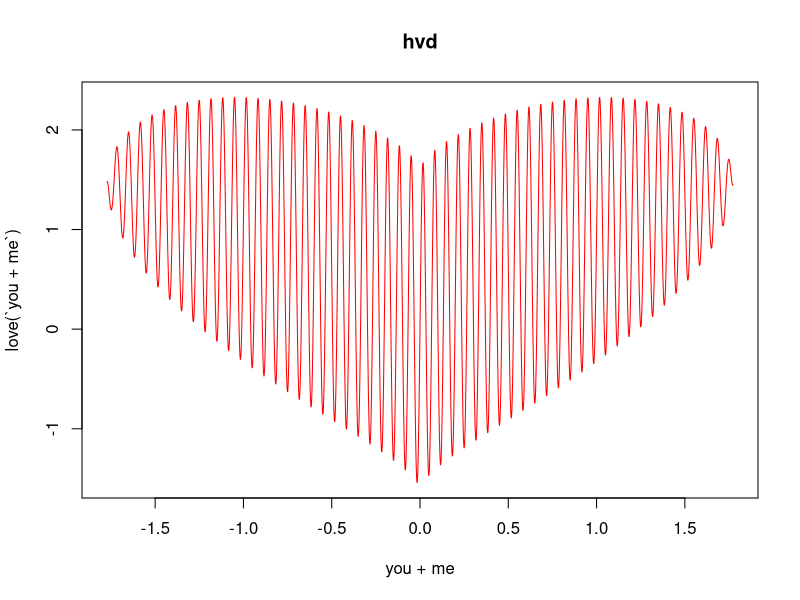

Here is the R script that generated this plot:
love <-function(x) ((exp(1))/3)*((3.14-(x^2))^(1/2))*sin(a*3.14*x) + ((x^2)^(1/3))
a <- 30


curve(love, -sqrt(pi), sqrt(pi),n = 10000, col='red', xname='you + me',main='hvd')
